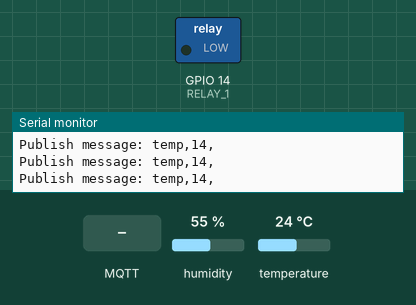
Bench run of a sketch on a simulated ESP8266 (NodeMCU). Parts: switched loads named in the sketch (green lamp = pin HIGH), the last lines printed to the serial monitor. Inputs (shaded band) come from the test bench; at power-on: humidity 55 %, temperature 24 °C. WiFi joins after 1.5 s; servers stay silent unless stated; random numbers use the default seed unless the sketch sets one; no MQTT or app messages arrive unless stated.

Above: at 2.7 s.
2.8 s: MQTT message "on" arrives on the first subscribed topic
At 3.8 s:
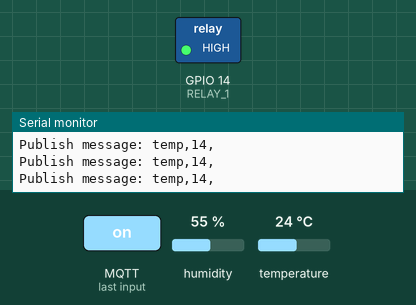
4.3 s: MQTT message "0" arrives on the first subscribed topic
At 5.0 s:
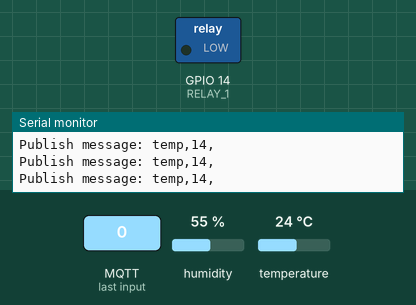
5.8 s: MQTT message "1" arrives on the first subscribed topic
At 6.2 s:
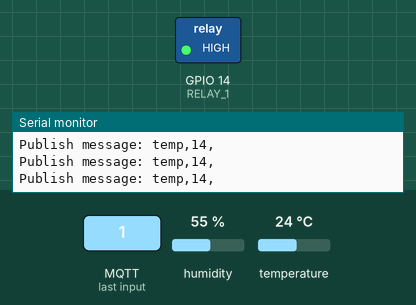
Timing chart, 0 to 8.8 s (numbered marks = the images above; inputs shaded):
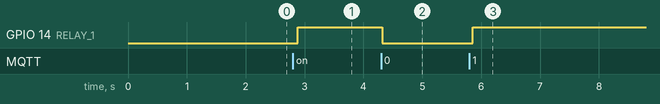

The sketch:

Raspberry_pi_via_nodemcu.ino
```cpp
/*
 Basic ESP8266 MQTT example

 This sketch demonstrates the capabilities of the pubsub library in combination
 with the ESP8266 board/library.

 It connects to an MQTT server then:
  - publishes "hello world" to the topic "outTopic" every two seconds
  - subscribes to the topic "inTopic", printing out any messages
    it receives. NB - it assumes the received payloads are strings not binary
  - If the first character of the topic "inTopic" is an 1, switch ON the ESP Led,
    else switch it off

 It will reconnect to the server if the connection is lost using a blocking
 reconnect function. See the 'mqtt_reconnect_nonblocking' example for how to
 achieve the same result without blocking the main loop.

 To install the ESP8266 board, (using Arduino 1.6.4+):
  - Add the following 3rd party board manager under "File -> Preferences -> Additional Boards Manager URLs":
       http://arduino.esp8266.com/stable/package_esp8266com_index.json
  - Open the "Tools -> Board -> Board Manager" and click install for the ESP8266"
  - Select your ESP8266 in "Tools -> Board"

*/

#include <ESP8266WiFi.h>
#include <PubSubClient.h>
#include <Adafruit_Sensor.h>
#include <DHT.h>

#define RELAY_1 14
#define DHTPIN 2
#define DHTTYPE    DHT11     // DHT 11


DHT dht(DHTPIN, DHTTYPE);

const char* ssid = "HOST";
const char* password = "PASSWORD";
const char* mqtt_server = "192.168.137.87";

WiFiClient espClient;
PubSubClient client(espClient);
long lastMsg = 0;
char msg[50];
int value = 0;

void setup_wifi() {
  WiFi.begin(ssid, password);
  while (WiFi.status() != WL_CONNECTED) {
    delay(500);
    Serial.print(".");
  }
}

void callback(char* topic, byte* payload, unsigned int length) {
   Serial.println((char)payload[0]);
  if ((char)payload[0] == '0') {
    digitalWrite(RELAY_1, LOW);
  } else {
    digitalWrite(RELAY_1, HIGH);
  }
}

void reconnect() {
  while (!client.connected()) {
    String clientId = "clientId-surawut";
    clientId += String(random(0xffff), HEX);
    // Attempt to connect
    if (client.connect("clientId-MaPfWMOvoQ","mymqtt","12345678")) {
      client.publish("outTopic", "hello world");
      client.subscribe("inTopic");
    } else {
      delay(5000);
    }
  }
}

void setup() {

    Serial.begin(115200);
    setup_wifi();
    client.setServer(mqtt_server, 1883);
    client.setCallback(callback);
    dht.begin();
    pinMode(RELAY_1, OUTPUT);     // Initialize the BUILTIN_LED pin as an output
}

void loop() {

    char h = dht.readHumidity();
    char t = dht.readTemperature();
    if (isnan(h) || isnan(t)) {
      Serial.println(F("Failed to read from DHT sensor!"));
      return;
    }

    if (!client.connected()) {
      reconnect();
    }
    client.loop();
    snprintf (msg, 52, "temp,%1d,",char(t-10));
    Serial.print("Publish message: ");
    Serial.println(msg);
    client.publish("outTopic/", msg);
    delay(100);
}
```

Measured:
- after the input at 2.8 s, GPIO 14 (RELAY_1): LOW → HIGH after 0.09 s
- after the input at 4.3 s, GPIO 14 (RELAY_1): HIGH → LOW at once
- after the input at 5.8 s, GPIO 14 (RELAY_1): LOW → HIGH after 0.06 s
